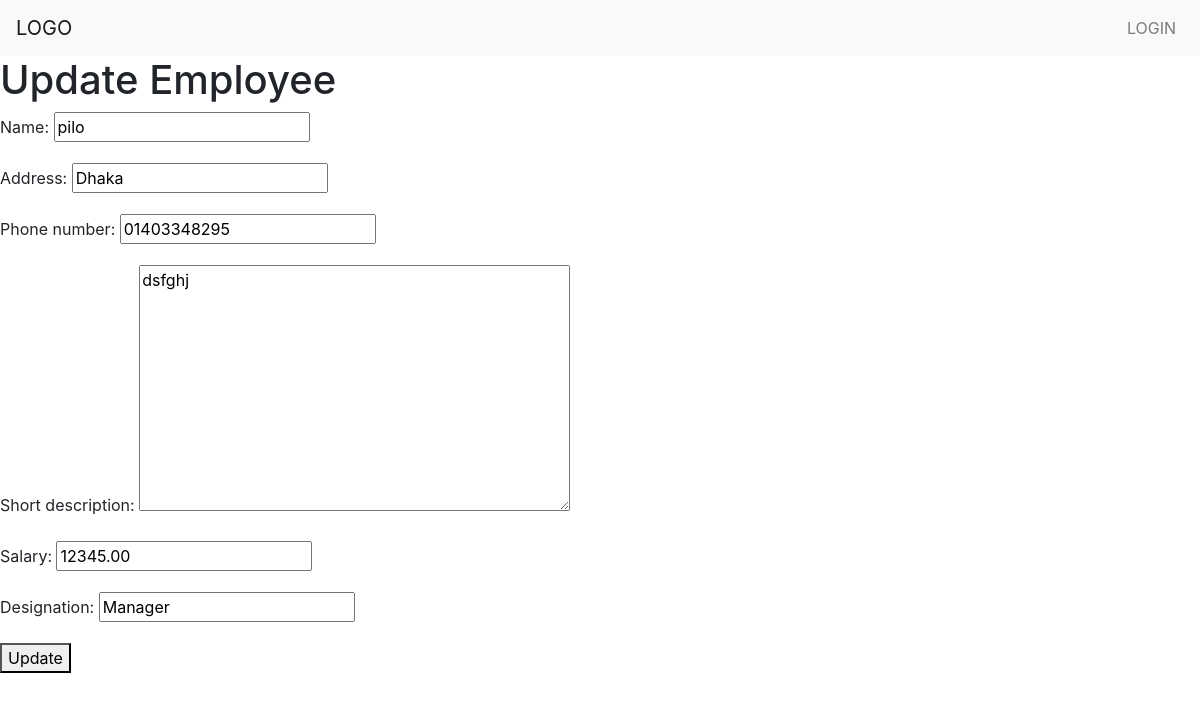
The app's page /update/16/ with its own data.
### Employee_Management_APP/models.py (models this page shows, shortened)
class Employee(models.Model):
    DESIGNATION_CHOICES = [
        ('Manager', 'Manager'),
        ('Developer', 'Developer'),
        ('Designer', 'Designer'),
        ('Tester', 'Tester'),
    ]
    name = models.CharField(max_length=100)
    address = models.CharField(max_length=255)
    phone_number = models.CharField(max_length=14)
    salary = models.DecimalField(max_digits=10, decimal_places=2, editable=False)  # Non-editable after saving
    designation = models.CharField(max_length=50, choices=DESIGNATION_CHOICES, editable=False)  # Non-editable after saving
    short_description = models.TextField()

### Employee_Management_APP/views.py (the view)
# urls.py: path('update/<int:pk>/', views.update_employee, name='update_employee'),
def update_employee(request, pk):
    employee = Employee.objects.get(pk=pk)
    if request.method == 'POST':
        form = EmployeeForm(request.POST, instance=employee)
        if form.is_valid():
            form.save()
            return redirect('home')
    else:
        form = EmployeeForm(instance=employee)
    return render(request, 'update_employee.html', {'form': form, 'employee': employee})

### Employee_Management_APP/forms.py (shortened to what this page needs)
class EmployeeForm(forms.ModelForm):
    class Meta:
        model = Employee
        fields = ['name', 'address', 'phone_number', 'short_description']  # Exclude salary and designation
    def __init__(self, *args, **kwargs):
        super().__init__(*args, **kwargs)
        if not self.instance.pk:  # If this is a new instance, allow salary and designation in form
            self.fields['salary'] = forms.DecimalField(max_digits=10, decimal_places=2)
            self.fields['designation'] = forms.ChoiceField(choices=Employee.DESIGNATION_CHOICES)
        else:  # Make the fields read-only for existing instances
            self.fields['salary'] = forms.DecimalField(max_digits=10, decimal_places=2, initial=self.instance.salary, widget=forms.TextInput(attrs={'readonly': 'readonly'}))
            self.fields['designation'] = forms.ChoiceField(choices=Employee.DESIGNATION_CHOICES, initial=self.instance.designation, widget=forms.TextInput(attrs={'readonly': 'readonly'}))

### Employee_Management_APP/templates/update_employee.html (shortened to what this page needs)
{% extends "base.html" %}
{% block content %}
<h1>Update Employee</h1>
<form method="POST">
    {{ form.as_p }}
    <button type="submit">Update</button>
</form>
{% endblock %}

### records on screen
Employee: name "pilo", address "Dhaka", phone_number "01403348295", short_description "dsfghj", salary "12345.00", designation "Manager"
